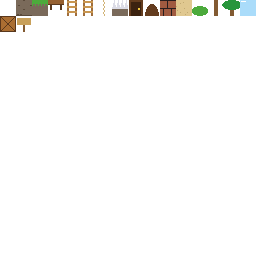
#> input picture game/assets-demo/level1_surface.png, 256 x 256 px, found by its file name
$ python scalers.py
#> lines starting #> are read from the running program, lines starting #| are printed output that depends on the picture; pictures that were not available may be replaced by others from this repository, and a replacement may not be noted
#!/usr/bin/env python3
"""Skalery pixel-art 2x na tablicach numpy RGBA (H, W, 4) uint8.

  nearest  - powielenie piksela (punkt odniesienia, wyglad obecnej gry w 2x)
  scale2x  - Scale2x / EPX (A. Mazzoleni), tylko kopiuje kolory
  mmpx     - MMPX (M. McGuire, M. Gagiu 2021), reguly dla pixel-artu, tylko kopiuje kolory
  xbr      - xBR 2x (Hyllian), port vf_xbr.c z ffmpeg (te same decyzje, kanal +-1 przez inne
             zaokraglanie); mieszanie w premultiplied alpha, wiec dziala tez dla sprite'ow
  hq2x     - HQ2x z ffmpeg (-vf hqx=2); alfa: kolor-klucz + odmieszanie (ffmpeg interpoluje
             kanal alfa tymi samymi wagami co RGB)

Przezroczystosc: piksel z alfa 0 to zwykly "kolor" (0,0,0,0) - dla regul porownujacych kolory
(scale2x, mmpx) i dla xbr (roznica alfa liczona jako duza roznica koloru).
Brzegi obrazu: powielenie krawedzi (jak ffmpeg).

Samosprawdzenie: python work/upscale/scalers.py  (porownuje scale2x i xbr z ffmpeg epx / xbr).
"""
import os, subprocess, tempfile
import numpy as np
from PIL import Image


def clean(img):
    """kopia RGBA z przezroczystymi pikselami ujednoliconymi do (0,0,0,0)."""
    a = np.array(img, dtype=np.uint8, copy=True)
    a[a[..., 3] == 0] = 0
    return a


def pack(a):
    return (a[..., 0].astype(np.uint32) << 24) | (a[..., 1].astype(np.uint32) << 16) | \
           (a[..., 2].astype(np.uint32) << 8) | a[..., 3].astype(np.uint32)


def unpack(p):
    return np.stack([(p >> 24) & 255, (p >> 16) & 255, (p >> 8) & 255, p & 255], -1).astype(np.uint8)


def hood(p, r):
    """funkcja n(dx, dy) -> sasiad przesuniety o (dx, dy), brzegi powielone."""
    h, w = p.shape[:2]
    q = np.pad(p, [(r, r), (r, r)] + [(0, 0)] * (p.ndim - 2), mode='edge')
    return lambda dx, dy: q[r + dy:r + dy + h, r + dx:r + dx + w]


def interleave(e0, e1, e2, e3):
    """4 podpiksele (lewy-gorny, prawy-gorny, lewy-dolny, prawy-dolny) -> obraz 2x."""
    h, w = e0.shape[:2]
    out = np.empty((h * 2, w * 2) + e0.shape[2:], e0.dtype)
    out[0::2, 0::2], out[0::2, 1::2], out[1::2, 0::2], out[1::2, 1::2] = e0, e1, e2, e3
    return out


def nearest(a):
    return a.repeat(2, 0).repeat(2, 1)


def scale2x(a):
    p = pack(clean(a)); n = hood(p, 1)
    B, D, E, F, H = n(0, -1), n(-1, 0), p, n(1, 0), n(0, 1)
    e0 = np.where((B == D) & (B != F) & (D != H), D, E)
    e1 = np.where((B == F) & (B != D) & (F != H), F, E)
    e2 = np.where((D == H) & (D != B) & (H != F), D, E)
    e3 = np.where((H == F) & (H != D) & (B != F), F, E)
    return unpack(interleave(e0, e1, e2, e3))


# [108 lines left out: functions mmpx, _yuv, xbr, not called in this run]


KEY = np.array([255, 0, 255])


def ffmpeg(a, vf):
    """filtr ffmpeg na RGBA; przezroczyste -> kolor-klucz, potem odmieszanie klucza wg alfy."""
    a = clean(a); k = a.copy(); k[a[..., 3] == 0, :3] = KEY
    with tempfile.TemporaryDirectory() as d:
        src, dst = os.path.join(d, 'i.png'), os.path.join(d, 'o.png')
        Image.fromarray(k, 'RGBA').save(src)
        subprocess.run(['ffmpeg', '-hide_banner', '-loglevel', 'error', '-y', '-i', src,
                        '-vf', 'format=rgba,' + vf, '-pix_fmt', 'rgba', dst], check=True)
        o = np.array(Image.open(dst).convert('RGBA')).astype(np.float64)
    w = o[..., 3:] / 255
    rgb = np.where(w > 0, (o[..., :3] - (1 - w) * KEY) / np.maximum(w, 1e-6), 0)
    return np.concatenate([np.clip(np.rint(rgb), 0, 255), o[..., 3:]], -1).astype(np.uint8)


def hq2x(a):
    return ffmpeg(a, 'hqx=2')


# [10 lines left out: function palette_snap, not called in this run]


METHODS = {'nearest': nearest, 'scale2x': scale2x, 'mmpx': mmpx, 'xbr': xbr, 'hq2x': hq2x,
           'xbr_pal': lambda a: palette_snap(xbr(a), a)}


# [20 lines left out: functions pad_scale, strips, colors, not called in this run]


if __name__ == '__main__':
    root = os.path.join(os.path.dirname(os.path.abspath(__file__)), '..', '..', 'game', 'assets')
    surf = np.array(Image.open(os.path.join(root, 'level1_surface.png')).convert('RGBA'))
#> surf is the input picture: shape (256, 256, 4); mean R, G, B, A 6, 5.6, 3.9, 11.2
    opaque = surf.copy(); opaque[surf[..., 3] == 0] = (85, 153, 221, 255)    # kafle na tle nieba
#> after `opaque[surf[..., 3] == 0] = (85, 153, 221, 255)`:
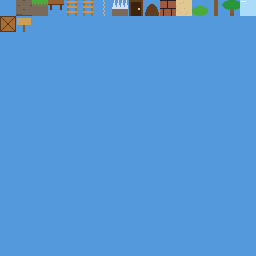
#> opaque: shape (256, 256, 4); mean R, G, B, A 87.3, 151.8, 215.2, 255
    ref_epx = ffmpeg(opaque, 'epx=2')
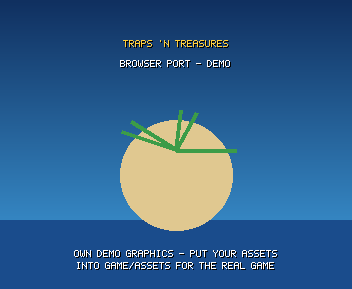
#> input picture game/assets-demo/title.png, 352 x 289 px, given in place of o.png, which was not available
#> in ffmpeg, `w = o[..., 3:] / 255`: w: shape (289, 352, 1) float64; every value is 1
#> in ffmpeg, returned value is the input picture: shape (289, 352, 4); mean R, G, B, A 51.2, 96.6, 139.7, 255
    assert (scale2x(opaque) == ref_epx).all(), 'scale2x != ffmpeg epx'
#> in pack, `return (a[..., 0].astype(np.uint32) << 24) | (a[..., 1].astype(np.uint..`:
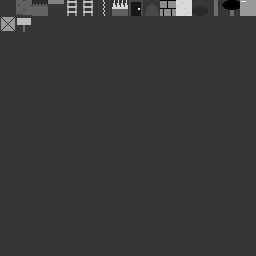
#> returned value: shape (256, 256) uint32; min 673062655, max 4.29e+09, mean 1.47e+09; drawn with min black and max white
#> (the run stopped early here; a loop or call above may not have finished)
